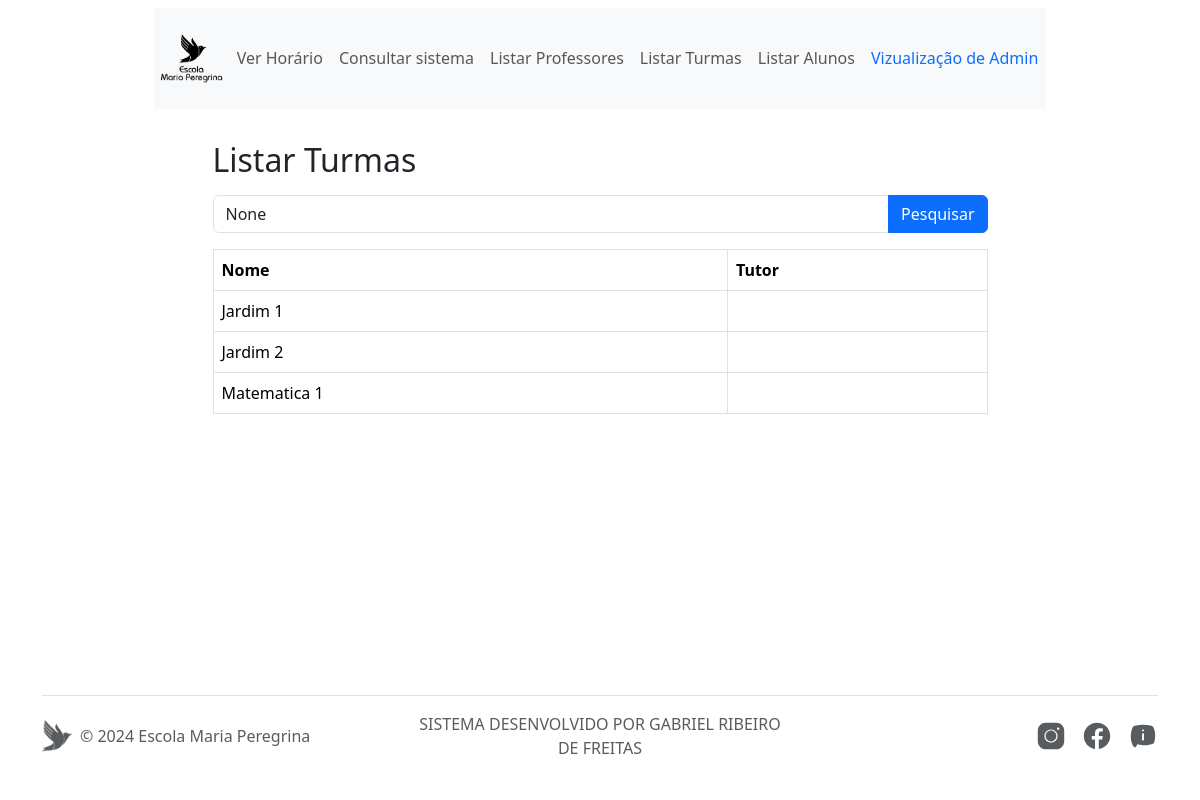
The app's page /listarturmas/ (signed in) with its own data.
### sistema/models.py (models this page shows, shortened)
class Turma(models.Model):
    id = models.AutoField(primary_key=True)
    nome = models.CharField(max_length=50)
    tutor = models.CharField(max_length=100, blank=True)
    carga_horaria_semanal = models.ManyToManyField(
        DiaDaSemana,
        through='CargaHorariaTurma',
        related_name='carga_horaria_turmas'
    )

### sistema/views.py (the view)
# urls.py: path('listarturmas/', listar_turmas_view, name = 'listar_turmas_view'),
@login_required(login_url='login_view')
def listar_turmas_view(request):
    termo_pesquisa = request.GET.get('termo_pesquisa')
    turmas = Turma.objects.all()
    if termo_pesquisa:
        turmas = turmas.filter(nome__icontains=termo_pesquisa)
    return render(request, 'listar_turmas.html', {'turmas': turmas, 'termo_pesquisa': termo_pesquisa})

### templates/listar_turmas.html (shortened to what this page needs)
{% extends 'base.html' %}
{% block content %}
<main class="container flex-grow-1">
    <div class="col-10 mx-auto my-4">
        <div class="col-10 mx-auto">
            <h2 class="mb-3">Listar Turmas</h2>
            <form method="GET" class="mb-3">
                <div class="input-group">
                    <input type="text" class="form-control" placeholder="Digite o nome da turma..." name="termo_pesquisa" value="{{ termo_pesquisa }}">
                    <button type="submit" class="btn btn-primary">Pesquisar</button>
                </div>
            </form>
            <table class="table table-bordered w-100">
                <thead>
                    <tr>
                        <th scope="col">Nome</th>
                        <th scope="col">Tutor</th>
                    </tr>
                </thead>
                <tbody>
                    {% for turma in turmas %}
                        <tr>
                            <td>{{ turma.nome }}</td>
                            <td>{{ turma.tutor }}</td>
                        </tr>
                    {% endfor %}
                </tbody>
            </table>
        </div>
    </div>
</main>
{% endblock %}

### records on screen
Turma: nome "Jardim 1"
Turma: nome "Jardim 2"
Turma: nome "Matematica 1"
